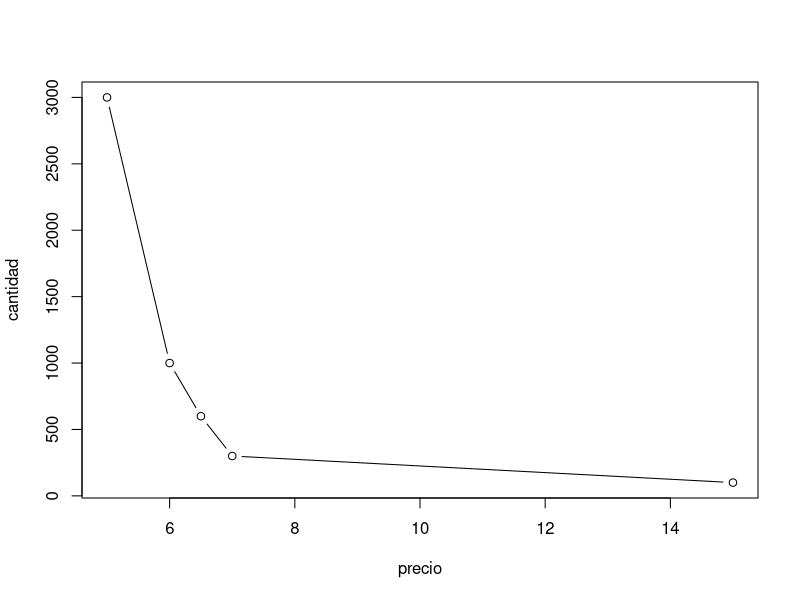
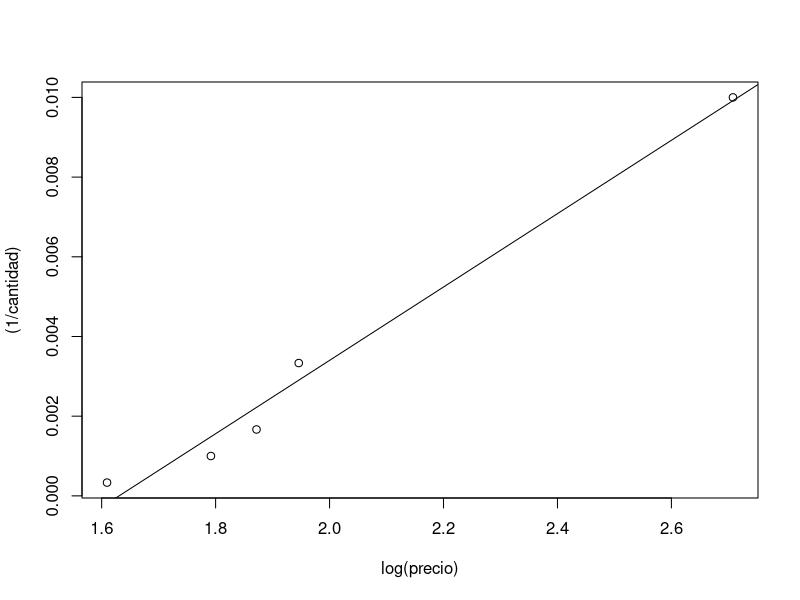

The R script that drew these images, in order:
# Hay que suponer una forma para la gráfica
precio=c(15,7,6.5,6,5)
cantidad=c(100,300,600,1000,3000)
# dibujo para ver la forma
plot(precio,cantidad,type="b",lty=1) # tipo b, dibuja puntos y líneas
# ¿parece que cuando la "x" aumenta, la "y" baja? 
# podría tener la forma precio = p0*exp(k/cantidad) o bien, precio =p0* k / cantidad
# elijo la primera opción.
plot (log(precio),(1/cantidad)) #aplicando logaritmos
# y parece que se ajusta a una curva...
l1 = lm((1/cantidad)~log(precio))
abline(l1)
# ¿Qué coeficiente tiene?
cat("Recta de regresión, coeficiente R^2: ",summary(l1)$r.squared)
# Averiguar una cantidad
# p0 se sabe con la ordenada en el origen y k con la pendiente
# ya que 1/cantidad = log(precio)/k - log(p0)/k
k = 1/l1$coefficients[2] # la inversa de la pendiente de esa recta
ordenada = l1$coefficients[1] # es la ordenada en el origen
p0 = exp(-ordenada*k)
k
p0
# entonces la funcion de los precios sería
fprecios = function(x){p0*exp(k/x)}
cat("Cuando se vendan 500 kg se harán a: ",round(fprecios(500),2),"€")
cat("Cuando se vendan 50 kg se harán a: ",round(fprecios(50),2),"€")

# ver en:https://www.geogebra.org/classic/fxgrwxvc
